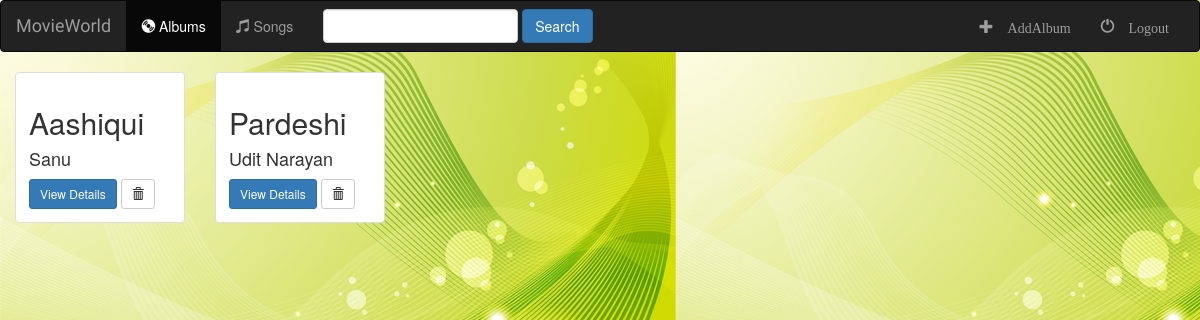
/music/, run on an earlier commit of the app's database.
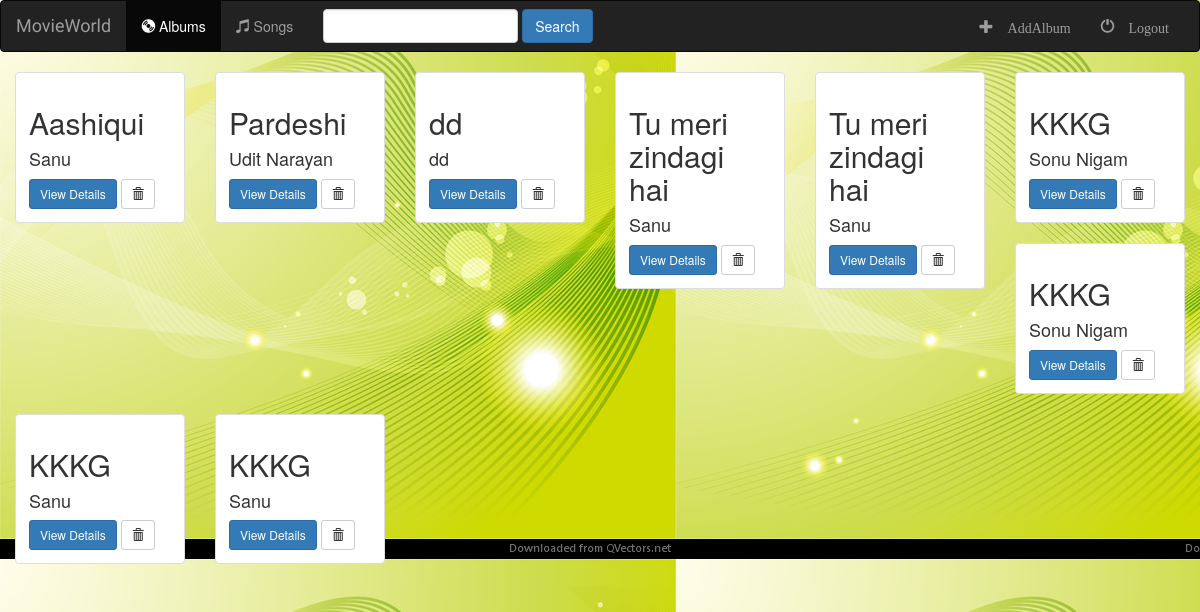
And on a later commit of the database.
### music/models.py (models this page shows, shortened)
class Album(models.Model):
    artist = models.CharField(max_length=200)
    album_title = models.CharField(max_length=200)
    genre = models.CharField(max_length=200)
    album_logo = models.FileField()

### music/views.py (the view)
# urls.py: path('', views.IndexView.as_view(), name='index'),
class IndexView(generic.ListView):
    template_name = 'music/index.html'
    context_object_name = 'all_album'
    def get_queryset(self):
        return Album.objects.all()

### music/templates/music/index.html (shortened to what this page needs)
{% extends 'music/base.html' %}
{% block body %}
<div class="container-fluid">
  <div class="row">
    {% if all_album %}
        {% for album in all_album %}
          <div class="col-sm-4 col-md-2">
            <div class="thumbnail">
              <div class="caption">
                <h2>{{album.album_title}}</h2>
                <h4>{{album.artist}}</h4>
                <a href="{% url 'music:detail' album.id %}" class="btn btn-primary btn-sm" role="button">View Details</a>
                <form action="{% url 'music:album-delete' album.id %}" method="post" style="display:inline" >
                    <button type="submit" class="btn btn-default btn-sm">
                        <span class="glyphicon glyphicon-trash"></span>
                    </button>
                </form>
              </div>
            </div>
          </div>
        {% endfor %}
    {% else %}
      <h3>No Album exists!</h3>
    {% endif %}
  </div>
</div>
{% endblock %}

What changed in the data, as far as the page shows it:
added Album: album_title "dd", artist "dd"
added Album: album_title "Tu meri zindagi hai", artist "Sanu"
added Album: album_title "Tu meri zindagi hai", artist "Sanu"
added Album: album_title "KKKG", artist "Sonu Nigam"
added Album: album_title "KKKG", artist "Sonu Nigam"
added Album: album_title "KKKG", artist "Sanu"
added Album: album_title "KKKG", artist "Sanu"
